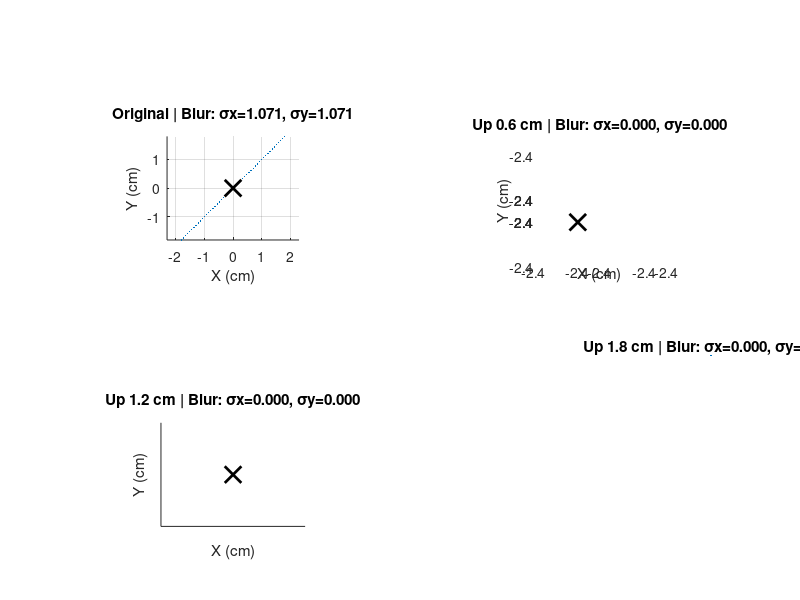

The MATLAB script that drew this image: (Note: this script raises an error after producing the figure.)
%% Multiple rays per point %%
clear; close all; clc; 

%% System
Fl = 0.6; %cm
d2 = Fl; 

%% Object 0
d0 = 800; %cm
lens_height = 1.8; %3.6/2 cm (half above orgin half below)
halfTheta0 = atan(lens_height/d0);
theta0 = linspace(-1*halfTheta0, halfTheta0, 50);
zeroPoints = zeros(1,50);

%% Objects at 1 and -1
d1 = 700; %cm
dNeg1 = 900; %cm
lens_PosHeight = 0.8; %3.6/2 cm (1.8-1 above orgin, rest below zero)
lens_NegHeight = 2.8;
posTheta1 = atan(lens_PosHeight/d1);
negTheta1 = atan(lens_NegHeight/d1);
theta1 = linspace(-negTheta1, posTheta1, 50); %valid angles for (1,1)
onePoints = ones(1,50);
%negative one
posThetan1 = atan(lens_PosHeight/dNeg1);
negThetan1 = atan(lens_NegHeight/dNeg1);
thetaNeg1 = linspace(-posThetan1, -negThetan1, 50); %valid angles for (-1,-1)
NegOnePoints = -1*ones(1,50);

%% Objects at 2 and -2
d3 = 600; %cm
dNeg3 = 1000; %cm
%theta calculations 
posTheta2 = atan((1.8-2)/d3);
negTheta2 = atan((-1.8-2)/d3);
theta2 = linspace(-negTheta2, posTheta2, 50); %valid angles for (1,1)
twoPoints = 2 * ones(1,50);
%negative two
posThetan2 = atan((1.8-2)/dNeg3);
negThetan2 = atan((-1.8-2)/dNeg3);
thetaNeg2 = linspace(-posThetan2, -negThetan2, 50); %valid angles for (-2,-2)
NegTwoPoints = -2*ones(1,50);

%Holy Matricies
%--
%(x, y) = (0,0) while theta changes -- simulates cone on rays

%Object 0's x and thetaX
point0X = [zeroPoints;
            theta0];
%Object 0's y and thetaY
point0Y = [zeroPoints;
            theta0];
%--

%--
%(x, y) = (1,1) while theta changes -- simulates cone on rays
%Object 1's x and thetaX
point1X = [onePoints;
            theta1];
%Object 1's y and thetaY
point1Y = [onePoints;
            theta1];
%--
%Object 2
point2X = [twoPoints;
            theta2];

point2Y = [twoPoints;
            theta2];


%--
%(x, y) = (-1,-1) while theta changes -- simulates cone on rays
%Object -1's x and thetaX
pointNeg1X = [NegOnePoints;
            thetaNeg1];

%Object -1's y and thetaY
pointNeg1Y = [NegOnePoints;
            thetaNeg1];
%-- 

%Object -2
%--
pointNeg2X = [NegTwoPoints;
            thetaNeg2];

pointNeg2Y = [NegTwoPoints;
            thetaNeg2];

%Positions matrix
point0 = [point0X; point0Y]; %all rays for point (0,0)
point1 = [point1X; point1Y]; %all rays for point (1,1)
point2 = [point2X; point2Y]; %all rays (2,2)
pointNeg1 = [pointNeg1X; pointNeg1Y]; %all rays for point (-1,-1)
pointNeg2 = [pointNeg2X; pointNeg2Y]; %all ray for (-2,-2)
Point1 = [point1, pointNeg1];
Point2 = [point2, pointNeg2];
%PositionsMatrix = [point2, point1, point0, pointNeg1, pointNeg2]; %All rays for all points

%Propogation Matrix 
M0d1 = [1, d0; 0, 1]; %obj 0 -> lens
M1d1 = [1, d1; 0, 1]; %obj 1's-> lens
M2d1 = [1, d3; 0, 1]; %obj 2's-> lens
M1dNeg1 = [1, dNeg1; 0, 1]; %obj 1's-> lens
M2dNeg1 = [1, dNeg3; 0, 1]; %obj 2's-> lens
M_Lens = [1, 0; -1/Fl, 1]; %lens shift
Md2 = [1, d2; 0, 1]; %lens -> sensor
M0 = Md2 * M_Lens * M0d1; %d0 propogation matrix
M1 = Md2 * M_Lens * M1d1; %d1 propogation matrix
M2 = Md2 * M_Lens * M2d1; %d2 propogation matrix
M0d1_padded = blkdiag(M0d1, M0d1);     % object 0 -> lens
M1d1_padded = blkdiag(M1d1, M1d1);     % object 1 -> lens
M2d1_padded = blkdiag(M2d1, M2d1);     % object 2 -> lens
M1dNeg1_padded = blkdiag(M1dNeg1, M1dNeg1);     % object 1 -> lens
M2dNeg1_padded = blkdiag(M2dNeg1, M2dNeg1);     % object 2 -> lens
M_Lens_padded = blkdiag(M_Lens, M_Lens); % lens matrix
M0_padded = blkdiag(M0, M0);           % final propagation object 0
M1_padded = blkdiag(M1, M1);           % final propagation object 1
M2_padded = blkdiag(M2, M2);           % final propagation object 2


%interminent positions (for plotting)
Ray0_b4 = M0d1_padded * point0;
Ray1_b4 = M1d1_padded * Point1;
Ray2_b4 = M2d1_padded * Point2;
Ray0_lens = M_Lens_padded * point0;
Ray1_lens = M_Lens_padded * Point1;
Ray2_lens = M_Lens_padded * Point2;

%Ray's final postion
RayNeg2_Final = M2dNeg1_padded * pointNeg2;
RayNeg1_Final = M1dNeg1_padded * pointNeg1;
Ray0_Final = M0_padded * point0; %Where each ray hits sensor
Ray1_Final = M1_padded * point1; %Where each ray hits sensor
Ray2_Final = M2_padded * point2; %Where each ray hits sensor


%% Move lens
%Shift entire lens up by 0.6 three times

%% Object 0
%1.8/-1.8 -> 2.4/-1.2 -> 3.0/-0.6 -> 3.6/0

%2.4/-1.2
d0 = 800; %cm
lensPos_height = 1.8; %3.6/2 cm (half above orgin half below)
lensNeg_height = -1.8;
PosHalfTheta0 = atan((lensPos_height+0.6)/d0);
NegHalfTheta0 = atan((lensNeg_height +0.6)/d0);
Shifted1theta0 = linspace(-1*NegHalfTheta0, PosHalfTheta0, 50);

%3.0/-0.6
Shift2PosHalfTheta0 = atan((lensPos_height+1.2)/d0);
Shift2NegHalfTheta0 = atan((lensNeg_height+1.2)/d0);
Shifted2theta0 = linspace(-Shift2NegHalfTheta0, Shift2PosHalfTheta0, 50);

%3.6/0
Shift3PosHalfTheta0 = atan((lensPos_height+1.8)/d0);
Shift3NegHalfTheta0 = atan((lensNeg_height+1.8)/d0);
Shifted3theta0 = linspace(-Shift3NegHalfTheta0, Shift3PosHalfTheta0, 50);



%% Object 1 and -1
%0.8/-2.8 -> 1.4/-2.2 -> 1.8/-1.8 -> 2.4/-1.2

%1.4/-2.2
d1 = 700;
dNeg1 = 900; %cm
lens_PosHeight1 = 0.8;
lens_NegHeight1 = 2.8;
posTheta1Shifted = atan((lens_PosHeight1 + 0.6) / d1);
negTheta1Shifted = atan((lens_NegHeight1 + 0.6) / d1);
posTheta1nShifted = atan((lens_PosHeight1 + 0.6) / dNeg1);
negTheta1nShifted = atan((lens_NegHeight1 + 0.6) / dNeg1);
theta1Shifted1 = linspace(-negTheta1Shifted, posTheta1Shifted, 50);
thetaNeg1Shifted1 = linspace(-posTheta1nShifted, -negTheta1nShifted, 50);

%1.8/-1.8
posTheta2Shifted = atan((lens_PosHeight1 + 1.2) / d1);
negTheta2Shifted = atan((lens_NegHeight1 + 1.2) / d1);
posTheta2nShifted = atan((lens_PosHeight1 + 1.2) / dNeg1);
negTheta2nShifted = atan((lens_NegHeight1 + 1.2) / dNeg1);
theta1Shifted2 = linspace(-negTheta2Shifted, posTheta2Shifted, 50);
thetaNeg1Shifted2 = linspace(-posTheta2nShifted, -negTheta2nShifted, 50);

%2.4/-1.2
posTheta3Shifted = atan((lens_PosHeight1 + 1.8) / d1);
negTheta3Shifted = atan((lens_NegHeight1 + 1.8) / d1);
posTheta3nShifted = atan((lens_PosHeight1 + 1.8) / dNeg1);
negTheta3nShifted = atan((lens_NegHeight1 + 1.8) / dNeg1);
theta1Shifted3 = linspace(-negTheta3Shifted, posTheta3Shifted, 50);
thetaNeg1Shifted3 = linspace(-posTheta3nShifted, -negTheta3nShifted, 50);


%% Object 2 and -2 
d3 = 600; 
dNeg3 = 1000; %cm
%Up by 0.6
posTheta2Shifted1 = atan(((1.8-2)+0.6)/d3);
negTheta2Shifted1 = atan(((1.8-2)+0.6)/d3);
posTheta2nShifted1 = atan(((1.8-2)+0.6)/dNeg3);
negTheta2nShifted1 = atan(((1.8-2)+0.6)/dNeg3);
theta2Shifted1 = linspace(-negTheta2Shifted1, posTheta2Shifted1, 50);
thetaNeg2Shifted1 = linspace(-posTheta2nShifted1, -negTheta2nShifted1, 50);

%Up by 1.2
posTheta2Shifted2 = atan(((1.8-2)+1.2)/d3);
negTheta2Shifted2 = atan(((1.8-2)+1.2)/d3);
posTheta2nShifted2 = atan(((1.8-2)+1.2)/dNeg3);
negTheta2nShifted2 = atan(((1.8-2)+1.2)/dNeg3);
theta2Shifted2 = linspace(-negTheta2Shifted2, posTheta2Shifted2, 50);
thetaNeg2Shifted2 = linspace(-posTheta2nShifted2, -negTheta2nShifted2, 50); 

%Up by 1.8
posTheta2Shifted3 = atan(((1.8-2)+1.8)/d3);
negTheta2Shifted3 = atan(((1.8-2)+1.8)/d3);
posTheta2nShifted3 = atan(((1.8-2)+1.8)/dNeg3);
negTheta2nShifted3 = atan(((1.8-2)+1.8)/dNeg3);
theta2Shifted3 = linspace(-negTheta2Shifted3, posTheta2Shifted3, 50);
thetaNeg2Shifted3 = linspace(-posTheta2nShifted3, -negTheta2nShifted3, 50);

%% Propogation of shifted lens

%% Up by 0.6
%Object 0's x and thetaX
point0Xshift1 = [zeroPoints;
            Shifted1theta0];
%Object 0's y and thetaY
point0Yshift1 = [zeroPoints;
            Shifted1theta0];
%--

%--
%Object 1's x and thetaX
point1Xshift1 = [onePoints;
            theta1Shifted1];
%Object 1's y and thetaY
point1Yshift1 = [onePoints;
            theta1Shifted1];
%--
%Object 2
point2Xshift1 = [twoPoints;
            theta2Shifted1];

point2Yshift1 = [twoPoints;
            theta2Shifted1];

%Object -1's x and thetaX
pointNeg1Xshift1 = [NegOnePoints;
            thetaNeg1Shifted1];

%Object -1's y and thetaY
pointNeg1Yshift1 = [NegOnePoints;
            thetaNeg1Shifted1];
%-- 

%Object -2
%--
pointNeg2Xshift1 = [NegTwoPoints;
            thetaNeg2Shifted1];

pointNeg2Yshift1 = [NegTwoPoints;
            thetaNeg2Shifted1];

%Positions shifted by 0.6
point0shift1 = [point0Xshift1; point0Yshift1];
point1shift1 = [point1Xshift1; point1Yshift1];
point2shift1 = [point2Xshift1; point2Yshift1];
pointNeg1shift1 = [pointNeg1Xshift1; pointNeg1Yshift1];
pointNeg2shift1 = [pointNeg2Xshift1; pointNeg2Yshift1];
Point1shift1 = [point1shift1, pointNeg1shift1];
Point2shift1 = [point2shift1, pointNeg2shift1];

%Ray's final postion
RayNeg2_Finalshift1 = M2dNeg1_padded * pointNeg2shift1;
RayNeg1_Finalshift1 = M1dNeg1_padded * pointNeg1shift1;
Ray0_Finalshift1 = M0_padded * point0shift1; %Where each ray hits sensor
Ray1_Finalshift1 = M1_padded * point1shift1; %Where each ray hits sensor
Ray2_Finalshift1 = M2_padded * point2shift1; %Where each ray hits sensor

%% Up by 1.2
%Object 0's x and thetaX
point0Xshift2 = [zeroPoints;
            Shifted2theta0];
%Object 0's y and thetaY
point0Yshift2 = [zeroPoints;
            Shifted2theta0];
%--

%--
%Object 1's x and thetaX
point1Xshift2 = [onePoints;
            theta1Shifted2];
%Object 1's y and thetaY
point1Yshift2 = [onePoints;
            theta1Shifted2];
%--
%Object 2
point2Xshift2 = [twoPoints;
            theta2Shifted2];

point2Yshift2 = [twoPoints;
            theta2Shifted2];


%--
%Object -1's x and thetaX
pointNeg1Xshift2 = [NegOnePoints;
            thetaNeg1Shifted2];

%Object -1's y and thetaY
pointNeg1Yshift2 = [NegOnePoints;
            thetaNeg1Shifted2];
%-- 

%Object -2
%--
pointNeg2Xshift2 = [NegTwoPoints;
            thetaNeg2Shifted2];

pointNeg2Yshift2 = [NegTwoPoints;
            thetaNeg2Shifted2];

%Positions shifted by 1.2
point0shift2 = [point0Xshift2; point0Yshift2];
point1shift2 = [point1Xshift2; point1Yshift2];
point2shift2 = [point2Xshift2; point2Yshift2];
pointNeg1shift2 = [pointNeg1Xshift2; pointNeg1Yshift2];
pointNeg2shift2 = [pointNeg2Xshift2; pointNeg2Yshift2];
Point1shift2 = [point1shift2, pointNeg1shift2];
Point2shift2 = [point2shift2, pointNeg2shift2];

RayNeg2_Finalshift2 = M2dNeg1_padded * pointNeg2shift2;
RayNeg1_Finalshift2 = M1dNeg1_padded * pointNeg1shift2;
Ray0_Finalshift2 = M0_padded * point0shift2; %Where each ray hits sensor
Ray1_Finalshift2 = M1_padded * point1shift2; %Where each ray hits sensor
Ray2_Finalshift2 = M2_padded * point2shift2; %Where each ray hits sensor

%% Up by 1.8
%Object 0's x and thetaX
point0Xshift3 = [zeroPoints;
            Shifted3theta0];
%Object 0's y and thetaY
point0Yshift3 = [zeroPoints;
            Shifted3theta0];
%--

%--
%Object 1's x and thetaX
point1Xshift3 = [onePoints;
            theta1Shifted3];
%Object 1's y and thetaY
point1Yshift3 = [onePoints;
            theta1Shifted3];
%--
%Object 2
point2Xshift3 = [twoPoints;
            theta2Shifted3];

point2Yshift3 = [twoPoints;
            theta2Shifted3];


%--
%Object -1's x and thetaX
pointNeg1Xshift3 = [NegOnePoints;
            thetaNeg1Shifted3];

%Object -1's y and thetaY
pointNeg1Yshift3 = [NegOnePoints;
            thetaNeg1Shifted3];
%-- 

%Object -2
%--
pointNeg2Xshift3 = [NegTwoPoints;
            thetaNeg2Shifted3];

pointNeg2Yshift3 = [NegTwoPoints;
            thetaNeg2Shifted3];

%Positions shifted by 1.2
point0shift3 = [point0Xshift3; point0Yshift3];
point1shift3 = [point1Xshift3; point1Yshift3];
point2shift3 = [point2Xshift3; point2Yshift3];
pointNeg1shift3 = [pointNeg1Xshift3; pointNeg1Yshift3];
pointNeg2shift3 = [pointNeg2Xshift3; pointNeg2Yshift3];
Point1shift3 = [point1shift3, pointNeg1shift3];
Point2shift3 = [point2shift3, pointNeg2shift3];

RayNeg2_Finalshift3 = M2dNeg1_padded * pointNeg2shift3;
RayNeg1_Finalshift3 = M1dNeg1_padded * pointNeg1shift3;
Ray0_Finalshift3 = M0_padded * point0shift3; %Where each ray hits sensor
Ray1_Finalshift3 = M1_padded * point1shift3; %Where each ray hits sensor
Ray2_Finalshift3 = M2_padded * point2shift3; %Where each ray hits sensor

%% Plotting blurred images for each instance

%Sensor specifications
pixel_size = 3.45e-6;    
sensor_H_px = 1080;      
sensor_W_px = 1440;      
sensor_H = sensor_H_px * pixel_size; %sensor height
sensor_W = sensor_W_px * pixel_size; %sensor width
d2 = Fl; 


all_objects_rays = { ...
    {RayNeg2_Final, RayNeg2_Finalshift1, RayNeg2_Finalshift2, RayNeg2_Finalshift3}, ... %-2
    {RayNeg1_Final, RayNeg1_Finalshift1, RayNeg1_Finalshift2, RayNeg1_Finalshift3}, ... %-1
    {Ray0_Final,    Ray0_Finalshift1,    Ray0_Finalshift2,    Ray0_Finalshift3}, ... %0
    {Ray1_Final,    Ray1_Finalshift1,    Ray1_Finalshift2,    Ray1_Finalshift3}, ... %1
    {Ray2_Final,    Ray2_Finalshift1,    Ray2_Finalshift2,    Ray2_Finalshift3}  ... %2
};

object_names = {'-2','-1','0','1','2'};
shift_labels = {'Original', 'Up 0.6 cm', 'Up 1.2 cm', 'Up 1.8 cm'};
colors = lines(5);

%Loop over each object
for obj_idx = 1:length(all_objects_rays)
    %Create a new figure for this object
    figure('Name',['Object ', object_names{obj_idx}],'NumberTitle','off');
    
    %Loop over each shift
    for shift_idx = 1:4
        %Extract rays for current object and shift
        rays = all_objects_rays{obj_idx}{shift_idx};
        if isempty(rays)
            continue
        end
        
        %Sensor positions
        x_sensor = rays(1,:); % [cm] X positions at sensor plane
        y_sensor = rays(3,:); % [cm] Y positions at sensor plane
        
        %Compute blur (standard deviation of rays in X and Y)
        sigma_x = std(x_sensor);
        sigma_y = std(y_sensor);

        %Print standard deviation and number of rays
        fprintf("Object %s | Shift %d | σx=%.6f | σy=%.6f | Rays=%d\n", ...
            object_names{obj_idx}, shift_idx, sigma_x, sigma_y, numel(x_sensor));
        
        %Map sensor positions to pixel coordinates
        %Convert cm to pixels using sensor size and pixel count
        x_pix = round((x_sensor + sensor_W/2) / sensor_W * sensor_W_px);
        y_pix = round((y_sensor + sensor_H/2) / sensor_H * sensor_H_px);
        
        %Clamp to valid pixel range
        x_pix = min(max(x_pix,1), sensor_W_px);
        y_pix = min(max(y_pix,1), sensor_H_px);
        
        %Count number of rays per pixel using accumarray
        counts = accumarray([y_pix', x_pix'], 1, [sensor_H_px, sensor_W_px]);
        
        %Map counts back to rays
        linear_idx = sub2ind([sensor_H_px, sensor_W_px], y_pix, x_pix);
        intensities = counts(linear_idx);
        
        %Normalize marker size for scatter
        intensities = intensities ./ max(intensities); % scale 0-1
        
        %Plot the blurred rays
        subplot(2,2,shift_idx);
        scatter(x_sensor, y_sensor, intensities, colors(obj_idx,:), 'filled'); hold on;
        plot(mean(x_sensor), mean(y_sensor), 'kx','MarkerSize',12,'LineWidth',2); 
        axis equal tight;
        xlabel('X (cm)'); ylabel('Y (cm)');
        title([shift_labels{shift_idx}, sprintf(' | Blur: σx=%.3f, σy=%.3f', sigma_x, sigma_y)]);
        grid on;
    end
    
    %Title
    sgtitle(['Blurred Rays on Sensor - Object ', object_names{obj_idx}]);
end


%% Refocusing (back tracing)

%Collect all final rays per object
all_objects = {
    {RayNeg2_Final, RayNeg2_Finalshift1, RayNeg2_Finalshift2, RayNeg2_Finalshift3}, ...
    {RayNeg1_Final, RayNeg1_Finalshift1, RayNeg1_Finalshift2, RayNeg1_Finalshift3}, ...
    {Ray0_Final,    Ray0_Finalshift1,    Ray0_Finalshift2,    Ray0_Finalshift3}, ...
    {Ray1_Final,    Ray1_Finalshift1,    Ray1_Finalshift2,    Ray1_Finalshift3}, ...
    {Ray2_Final,    Ray2_Finalshift1,    Ray2_Finalshift2,    Ray2_Finalshift3}
};

object_names = {'-2','-1','0','1','2'};
colors = lines(5);

%Create figure
figure('Name','Refocused Points','NumberTitle','off'); hold on;

%Loop over each object
for obj_idx = 1:length(all_objects)

    all_ref_x = []; %store all X positions
    all_ref_y = []; %store all Y positions
    
    %Loop over shifts for this object
    for shift_idx = 1:4
        rays_final = all_objects{obj_idx}{shift_idx};
        if isempty(rays_final)
            continue
        end

        %Back ray trace to object plane
        x_ref = rays_final(1,:) + rays_final(2,:) * d2; % X positions [cm]
        y_ref = rays_final(3,:) + rays_final(4,:) * d2; % Y positions [cm]

        %Append to all_ref arrays
        all_ref_x = [all_ref_x, x_ref];
        all_ref_y = [all_ref_y, y_ref];
    end

    %Object position
    obj_pos_x = str2double(object_names{obj_idx}); %object X position (-2,-1,...,2)
    obj_pos_y = str2double(object_names{obj_idx}); %object Y position (-2,-1,...,2)

    intensity = length(all_ref_x); %number of rays

    %Plot the object positions
    scatter(obj_pos_x, obj_pos_y, intensity, colors(obj_idx,:), 'filled', 'MarkerEdgeColor','k'); hold on;
end

xlabel('X (cm)');
ylabel('Y (cm)');
title('Back-Traced Object Positions with Blur (σ)');
axis equal tight;
grid on;
hold off;
